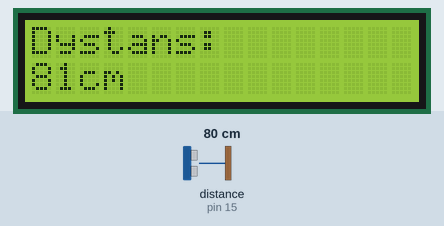
A sketch run on a simulated Arduino Uno, built with avr-gcc and run on an emulated ATmega328P. Parts: 16×2 character LCD. The inputs (shaded band) are chosen by the test bench; at power-on: distance to the obstacle (sensor on pin 15) 80 cm. The echo pulse lasts 58.3 µs per cm.

Above: at 1.2 s.
1.3 s: distance to the obstacle (sensor on pin 15) set to 2 cm
At 2.9 s:
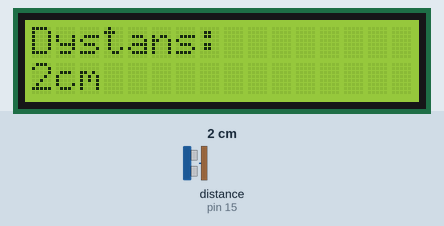
3.6 s: distance to the obstacle (sensor on pin 15) set to 4 cm
At 4.5 s:
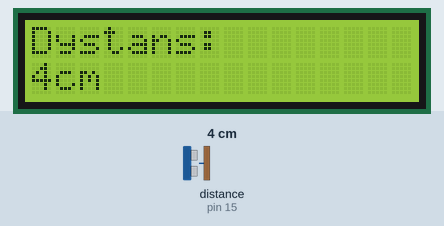
5.6 s: distance to the obstacle (sensor on pin 15) set to 9 cm
At 7.4 s:
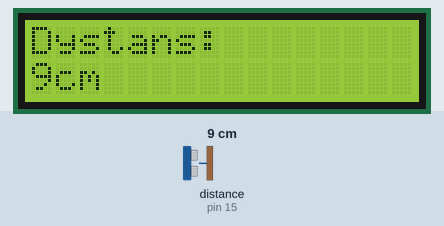
Timing chart, 0 to 8.9 s (numbered marks = the images above; inputs shaded):
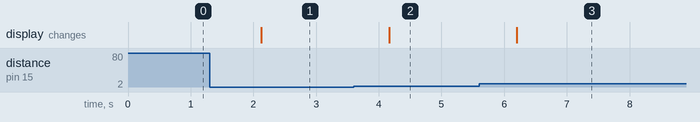

The sketch:

distance.ino
```cpp
#include <Wire.h>
#include <LCD.h>
#include <LiquidCrystal_I2C.h>
#include <NewPing.h>

#define TRIGGER_PIN  14
#define ECHO_PIN     15
#define MAX_DISTANCE 200

#define I2C_ADDR    0x27 // <<----- Add your address here.  Find it from I2C Scanner
#define BACKLIGHT_PIN     3
#define En_pin  2
#define Rw_pin  1
#define Rs_pin  0
#define D4_pin  4
#define D5_pin  5
#define D6_pin  6
#define D7_pin  7

NewPing DistanceSensor(TRIGGER_PIN, ECHO_PIN, MAX_DISTANCE);
int sensorPin = 0;

LiquidCrystal_I2C	lcd(I2C_ADDR,En_pin,Rw_pin,Rs_pin,D4_pin,D5_pin,D6_pin,D7_pin);

void setup()
{
  lcd.begin (16,2); //  <<----- My LCD was 16x2
  lcd.setBacklightPin(BACKLIGHT_PIN,POSITIVE);
  lcd.setBacklight(HIGH);
}

void loop() {
 unsigned int cm = DistanceSensor.ping_cm();
 Serial.print("Distance: ");
 Serial.print(cm);
 Serial.println("cm");
 lcd.clear();
 lcd.home();
 lcd.print("Dystans:");
 lcd.setCursor(0,1);
 lcd.print(cm);
 lcd.print("cm");
 delay(1000);
}
```

Measured:
- after the input at 1.3 s, the display: changes after 0.83 s (image 1)
- after the input at 3.6 s, the display: changes after 0.56 s (image 2)
- after the input at 5.6 s, the display: changes after 0.60 s (image 3)
